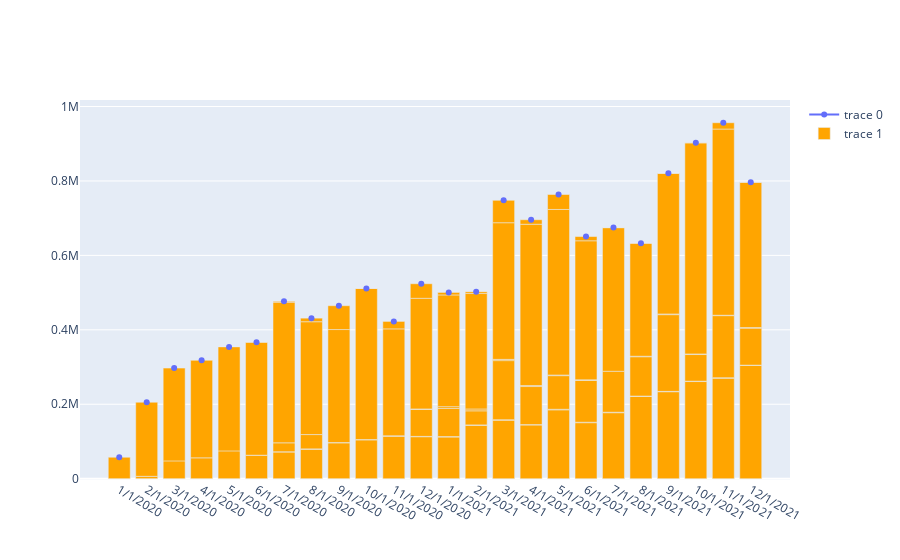

Source (notebook cell):
### Code cell
fig = go.Figure()

fig.add_trace(go.Scatter(x=x, y=y, mode='lines+markers')
            
             )

fig.add_trace(
    go.Bar(
        x=channel_df.date,
        y=channel_df.sum_net_sales,
        marker = {'color': 'orange'}
    ))

fig.show()
